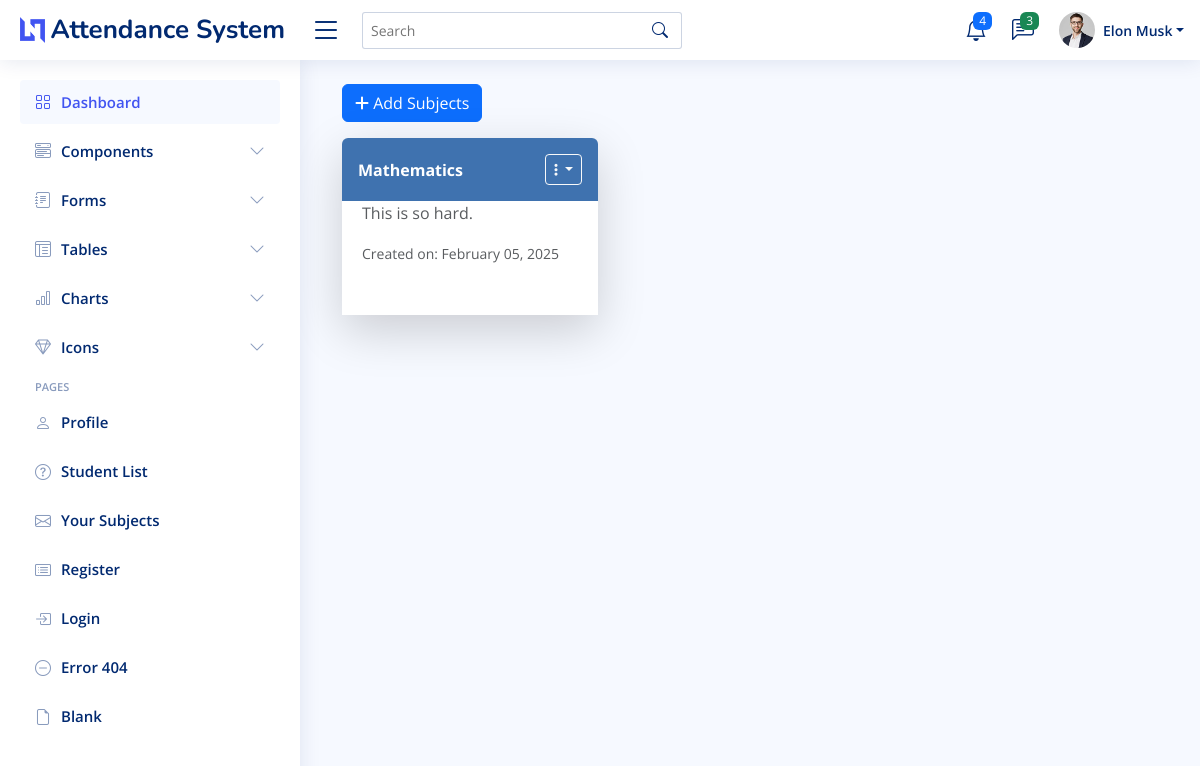
The page /teacher-subjects/ (signed in) on the database as committed earlier.
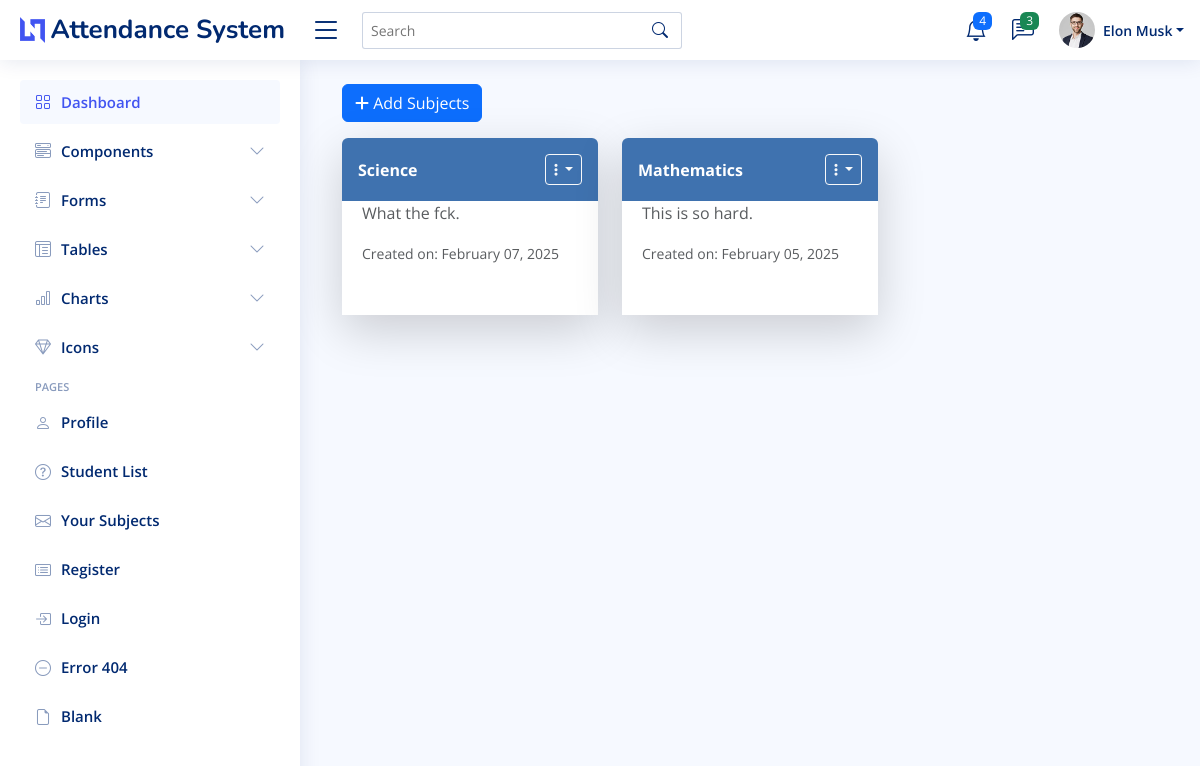
The same page on the database as committed later.
### myapp/models.py (models this page shows, shortened)
class Subject(models.Model):
    name = models.CharField(max_length=100)
    description = models.TextField(blank=True, null=True)
    teacher = models.ForeignKey(Teacher, on_delete=models.CASCADE, related_name="subjects")
    created_at = models.DateTimeField(auto_now_add=True)

### myapp/views.py (the view)
# urls.py: path("teacher-subjects/", views.teacher_subjects, name="teacher-subjects"),
def teacher_subjects(request):
    teacher_username = request.session.get('teacher_username')
    if not request.session.get('teacher_username'):
        return redirect('teacher-login')
    teacher = Teacher.objects.get(username= teacher_username)
    subjects = Subject.objects.filter(teacher=teacher).order_by('-created_at').values()
    return render(request, 'myapp/teacher_subjects.html', {'subjects': subjects})

### myapp/templates/myapp/teacher_subjects.html (shortened to what this page needs)
{% extends 'myapp/base.html' %}
{% load static %}
{% block content %}
<main id="main" class="main">
  <div class="container mt-1">
    <button type="button" class="btn btn-primary mb-3" data-bs-toggle="modal" data-bs-target="#verticalycentered">
      <i class="fa-solid fa-plus"></i> Add Subjects
    </button>
    <div class="row">
      {% for subject in subjects %}
      <div class="col-md-4 mb-4">
        <div class="card shadow-lg border-0 rounded h-100">
          <div class="d-flex align-items-center justify-content-between p-3 text-white fw-bold" style="background-color: #3f72af; border-radius: .375rem .375rem 0 0;">
            <span>{{subject.name}}</span>
            <div class="dropdown">
              <button class="btn btn-outline-light btn-sm dropdown-toggle" type="button" data-bs-toggle="dropdown">
                <i class="fas fa-ellipsis-v"></i>
              </button>
            </div>
          </div>
          <div class="card-body bg-white text-dark">
            <p class="text-muted">{{ subject.description|default:"No description available." }}</p>
            <small class="text-muted">Created on: {{ subject.created_at|date:"F d, Y" }}</small>
          </div>
        </div>
      </div>
      {% endfor %}
    </div>
  </div>
</main>
{% endblock %}

Rows that differ between the two databases and show on the page:
added Subject: name "Science", description "What the fck.", created_at "February 07, 2025"
